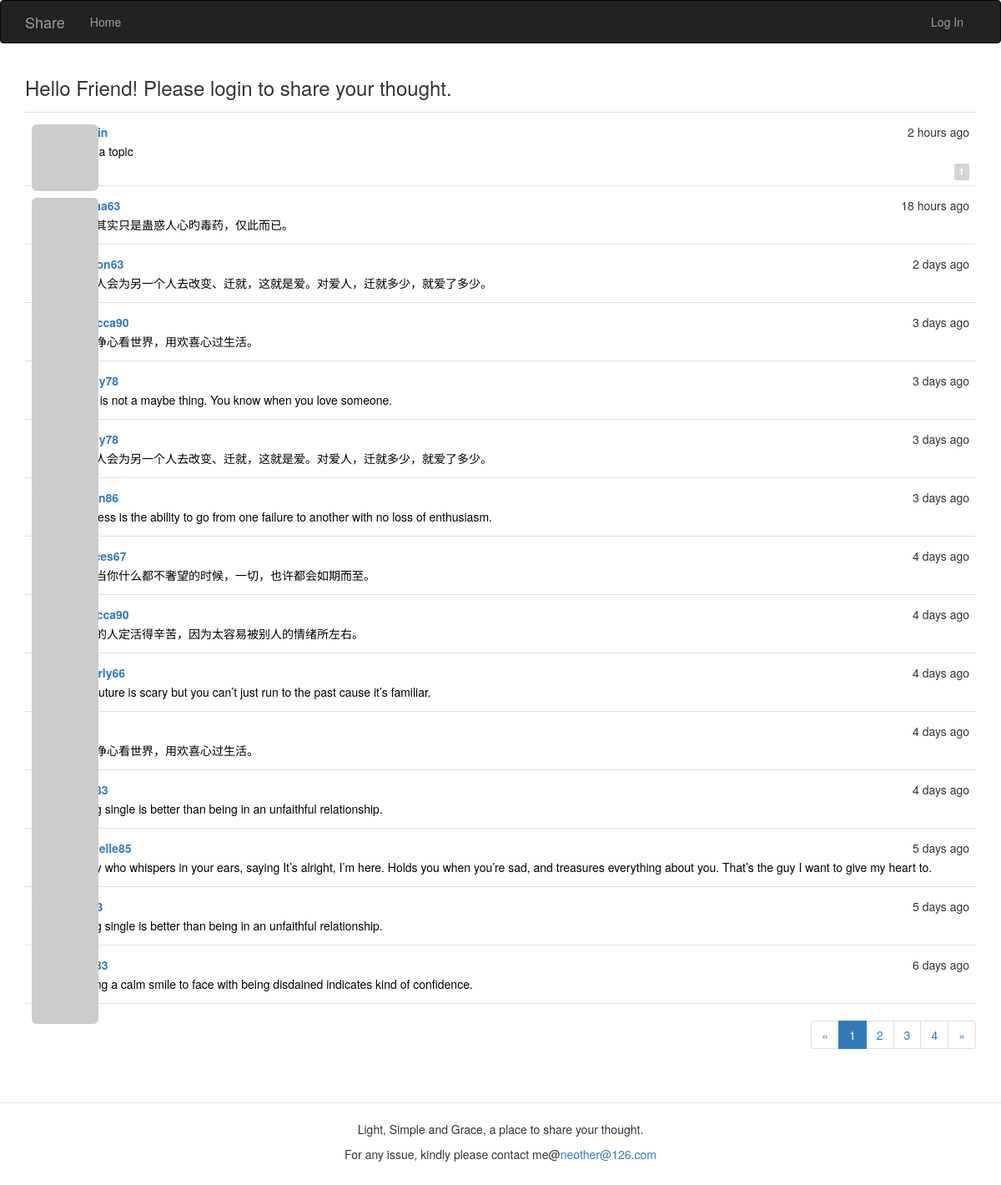
Before: / with the older database file.
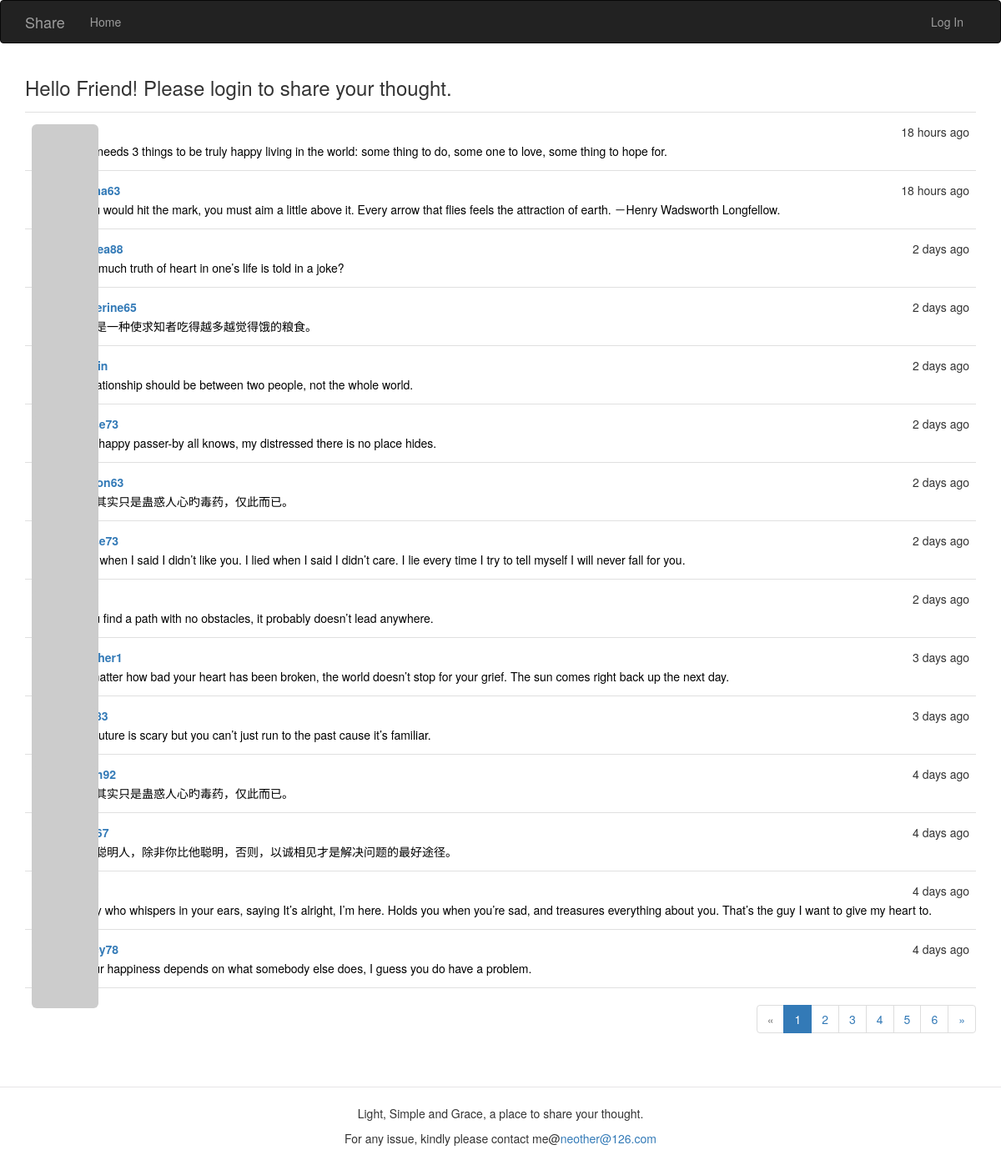
After: the same page with the newer database file.
### app/models.py (models this page shows, shortened)
class Post(db.Model):
    __tablename__ = 'posts'
    id = db.Column(db.Integer, primary_key=True)
    body = db.Column(db.Text)
    timestamp = db.Column(db.DateTime, index=True, default=datetime.utcnow)
    author_id = db.Column(db.Integer, db.ForeignKey('users.id'))
    body_html = db.Column(db.Text)
    comments = db.relationship('Comment', backref='post', lazy='dynamic')
    Top = db.Column(db.Integer, default=0)
    topic = db.Column(db.String(128))

class User(UserMixin, db.Model):
    __tablename__ = 'users'
    id = db.Column(db.Integer, primary_key=True)
    email = db.Column(db.String(64), unique=True, index=True)
    username = db.Column(db.String(64), unique=True, index=True)
    password_hash = db.Column(db.String(128))
    role_id = db.Column(db.Integer, db.ForeignKey('roles.id'))
    confirmed = db.Column(db.Boolean, default=False)
    location = db.Column(db.String(64))
    about_me = db.Column(db.Text())
    member_since = db.Column(db.DateTime(), default=datetime.utcnow)
    last_seen = db.Column(db.DateTime(), default=datetime.utcnow)
    avatar_hash = db.Column(db.String(32))
    posts = db.relationship('Post', backref='author',
                            lazy='dynamic', cascade='all, delete-orphan')
    comments = db.relationship('Comment', backref='author', lazy='dynamic')
    followed = db.relationship('Follow', foreign_keys=[Follow.follower_id], backref=db.backref(
        'follower', lazy='joined'), lazy='dynamic', cascade='all, delete-orphan')
    followers = db.relationship('Follow', foreign_keys=[Follow.followed_id], backref=db.backref(
        'followed', lazy='joined'), lazy='dynamic', cascade='all, delete-orphan')
    @property
    def password(self):
        raise AttributeError('password is not a readable attribute')
    def gravatar_hash(self):
        return hashlib.md5(self.email.lower().encode('utf-8')).hexdigest()
    def gravatar(self, size=100, default='identicon', rating='g'):
        url = 'https://secure.gravatar.com/avatar'
        hash = self.avatar_hash or self.gravatar_hash()
        return '{url}/{hash}?s={size}&d={default}&r={rating}'.format(
            url=url, hash=hash, size=size, default=default, rating=rating)

### app/main/views.py (the view, shortened to what this page needs)
@main.route('/', methods=['GET', 'POST'])
def index():
    form = PostForm()
    page = request.args.get('page', 1, type=int)
    pagination = Post.query.order_by(Post.Top.desc(), Post.timestamp.desc()).paginate(
        page, per_page=current_app.config['FLASKY_POSTS_PER_PAGE'],
        error_out=False)
    posts = pagination.items
    return render_template('index.html', form=form, posts=posts,
                           pagination=pagination)

### app/auth/views.py (called while the page is built)
@auth.before_app_request
def before_request():
    if current_user.is_authenticated:
        current_user.ping()
        if not current_user.confirmed \
                and request.blueprint != 'auth' \
                and request.endpoint != 'static':
            return redirect(url_for('auth.unconfirmed'))

### app/main/__init__.py (called while the page is built)
@main.app_context_processor
def inject_permissions():
    return dict(Permission=Permission)

### app/models.py (called while the page is built)
    def can(self, permissions):
        return False

### app/templates/index.html (shortened to what this page needs)
{% extends "base.html" %}
{% import "bootstrap/wtf.html" as wtf %}
{% import "_macros.html" as macros %}
{% block page_content %}
        <h3>Hello {% if current_user.is_authenticated %}
                            {{ current_user.username }}!
                        {% else %}
                            Friend! Please login to share your thought.
                        {% endif %}</h3>
    {% include '_topic.html' %}
    {% if pagination %}
        <div class="pagination">
            {{ macros.pagination_widget(pagination, '.index') }}
        </div>
    {% endif %}
{% endblock %}

### app/templates/_topic.html (shortened to what this page needs)
<ul class="posts">
    {% for post in posts %}
        <li class="post">
            <div class="profile-thumbnail">
                <a href="{{ url_for('.user',username=post.author.username)}}">
                    <img class="img-rounded profile-thumbnail"
                    src="{{ post.author.gravatar(size=40) }}">
                </a>
            </div>
            <div class="post-content">
                <div class="post-date">{{ moment(post.timestamp).fromNow() }}</div>
                <div class="post-author">
                    <a href="{{ url_for('.user',username=post.author.username)}}">
                        {{ post.author.username }}
                    </a>
                </div>
                <div class="post-body">
                    <a style="color:black" href="{{ url_for('.post', id=post.id) }}">
                               {{ post.topic }}</a>
                </div>
                <div class="post-footer">
                        {% if post.comments.count() != 0 %}
                            <a href="{{ url_for('.post', id=post.id) }}#comments">
                                <span class="label label-default">{{post.comments.count()}}</span></a>
                                {% endif %}
                                </div>
                            </div>
                        </li>
                    {% endfor %}
                </ul>

Changed rows visible on the page:
no longer on this page (row edited): Post: timestamp "2 hours ago", topic "this sa topic", comments.count "1"
no longer on this page (row edited): Post: timestamp "18 hours ago", topic "誓言其实只是蛊惑人心旳毒药，仅此而已。"
no longer on this page (row edited): Post: timestamp "2 days ago", topic "一个人会为另一个人去改变、迁就，这就是爱。对爱人，迁就多少，就爱了多少。"
no longer on this page (row edited): Post: timestamp "3 days ago", author.username "rebecca90", topic "以清净心看世界，用欢喜心过生活。"
no longer on this page (row edited): Post: timestamp "3 days ago", topic "Love is not a maybe thing. You know when you love someone."
no longer on this page (row edited): Post: timestamp "3 days ago", topic "一个人会为另一个人去改变、迁就，这就是爱。对爱人，迁就多少，就爱了多少。"
no longer on this page (row edited): Post: timestamp "3 days ago", topic "Success is the ability to go from one failure to another with no loss of enthusiasm."
no longer on this page (row edited): Post: timestamp "4 days ago", author.username "frances67", topic "只有当你什么都不奢望的时候，一切，也许都会如期而至。"
removed Post: timestamp "4 days ago", author.username "rebecca90", topic "多心的人定活得辛苦，因为太容易被别人的情绪所左右。"
removed Post: timestamp "4 days ago", author.username "beverly66", topic "The future is scary but you can’t just run to the past cause it’s familiar."
no longer on this page (row edited): Post: timestamp "4 days ago", topic "以清净心看世界，用欢喜心过生活。"
no longer on this page (row edited): Post: timestamp "4 days ago", topic "Being single is better than being in an unfaithful relationship."
no longer on this page (row edited): Post: timestamp "5 days ago", author.username "michelle85", topic "A guy who whispers in your ears, saying It’s alright, I’m here. Holds you when you’re sad, and treasures everything about you. That’s the guy I want to give my heart to."
no longer on this page (row edited): Post: timestamp "5 days ago", topic "Being single is better than being in an unfaithful relationship."
no longer on this page (row edited): Post: timestamp "6 days ago", topic "Having a calm smile to face with being disdained indicates kind of confidence."
now on this page (row edited): Post: timestamp "18 hours ago", topic "One needs 3 things to be truly happy living in the world: some thing to do, some one to love, some thing to hope for."
added Post: timestamp "18 hours ago", topic "If you would hit the mark, you must aim a little above it. Every arrow that flies feels the attraction of earth. －Henry Wadsworth Longfellow."
now on this page (row edited): Post: timestamp "2 days ago", topic "How much truth of heart in one’s life is told in a joke?"
now on this page (row edited): Post: timestamp "2 days ago", author.username "katherine65", topic "知识是一种使求知者吃得越多越觉得饿的粮食。"
now on this page (row edited): Post: timestamp "2 days ago", topic "A relationship should be between two people, not the whole world."
added Post: timestamp "2 days ago", topic "Your happy passer-by all knows, my distressed there is no place hides."
now on this page (row edited): Post: timestamp "2 days ago", topic "誓言其实只是蛊惑人心旳毒药，仅此而已。"
now on this page (row edited): Post: timestamp "2 days ago", topic "I lied when I said I didn’t like you. I lied when I said I didn’t care. I lie every time I try to tell myself I will never fall for you."
added Post: timestamp "2 days ago", topic "If you find a path with no obstacles, it probably doesn’t lead anywhere."
added Post: timestamp "3 days ago", topic "No matter how bad your heart has been broken, the world doesn’t stop for your grief. The sun comes right back up the next day."
added Post: timestamp "3 days ago", topic "The future is scary but you can’t just run to the past cause it’s familiar."
now on this page (row edited): Post: timestamp "4 days ago", topic "誓言其实只是蛊惑人心旳毒药，仅此而已。"
now on this page (row edited): Post: timestamp "4 days ago", topic "面对聪明人，除非你比他聪明，否则，以诚相见才是解决问题的最好途径。"
added Post: timestamp "4 days ago", topic "A guy who whispers in your ears, saying It’s alright, I’m here. Holds you when you’re sad, and treasures everything about you. That’s the guy I want to give my heart to."
added Post: timestamp "4 days ago", topic "If your happiness depends on what somebody else does, I guess you do have a problem."
Other visible differences:
new list line: "5"
new list line: "6"
